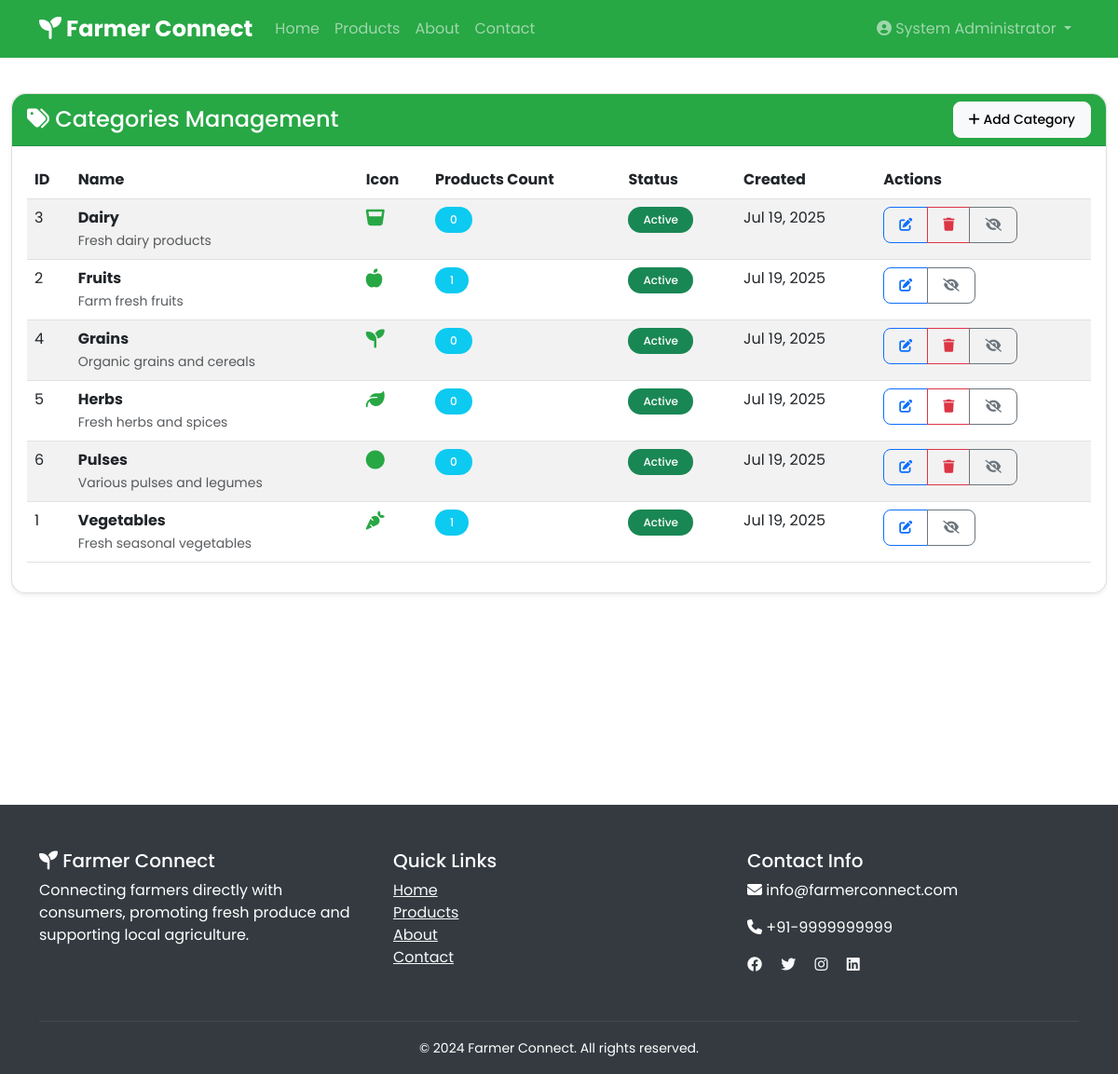
The app's page /admin/categories (signed in) with its own data.
### tables this page shows
CREATE TABLE categories (
            id INTEGER PRIMARY KEY AUTOINCREMENT,
            name VARCHAR(50) UNIQUE NOT NULL,
            description TEXT,
            image VARCHAR(200),
            is_active BOOLEAN DEFAULT 1,
            created_at TIMESTAMP DEFAULT CURRENT_TIMESTAMP
        );

### modules/admin.py (the view)
@admin_bp.route('/categories')
@require_login(['admin'])
def categories():
    conn = get_db_connection()
    categories_list = conn.execute('''
        SELECT c.*, COUNT(p.id) as product_count
        FROM categories c
        LEFT JOIN products p ON c.name = p.category
        GROUP BY c.id
        ORDER BY c.name
    ''').fetchall()
    conn.close()
    return render_template('admin/categories.html', categories=categories_list)

### app.py (called while the page is built, shortened)
def format_date(date_string, format_string='%b %d, %Y'):
    if not date_string:
        return 'Unknown'
    if hasattr(date_string, 'strftime'):
        return date_string.strftime(format_string)
    try:
        dt = datetime.strptime(str(date_string), '%Y-%m-%d %H:%M:%S')
        return dt.strftime(format_string)
    except (ValueError, TypeError):
        try:
            dt = datetime.strptime(str(date_string), '%Y-%m-%d')
            return dt.strftime(format_string)
        except (ValueError, TypeError):
            try:
                dt = datetime.strptime(str(date_string), '%Y-%m-%d %H:%M:%S.%f')
                return dt.strftime(format_string)
            except (ValueError, TypeError):
                return str(date_string)

@app.context_processor
def inject_cart_count():
    return {'cart_count': 0}

### modules/database.py (called while the page is built)
def get_db_connection():
    conn = sqlite3.connect(DATABASE)
    conn.row_factory = sqlite3.Row
    return conn

### modules/utils.py (called while the page is built)
def require_login(user_types=None):
    def decorator(f):
        @wraps(f)
        def decorated_function(*args, **kwargs):
            if 'user_id' not in session:
                flash('Please login to access this page.', 'error')
                return redirect(url_for('auth.login'))
            if user_types and session.get('user_type') not in user_types:
                flash('You do not have permission to access this page.', 'error')
                return redirect(url_for('index'))
            return f(*args, **kwargs)
        return decorated_function
    return decorator

def get_category_icon(category):
    icons = {
        'Vegetables': 'fas fa-carrot',
        'Fruits': 'fas fa-apple-alt',
        'Dairy': 'fas fa-glass-whiskey',
        'Grains': 'fas fa-seedling',
        'Herbs': 'fas fa-leaf',
        'Pulses': 'fas fa-circle',
    }
    return icons.get(category, 'fas fa-shopping-basket')

### templates/admin/categories.html (shortened to what this page needs)
{% extends "base.html" %}
{% block content %}
<div class="container-fluid py-4">
    <div class="row">
        <div class="col-12">
            <div class="card shadow-sm">
                <div class="card-header bg-primary text-white">
                    <div class="d-flex justify-content-between align-items-center">
                        <h4 class="mb-0"><i class="fas fa-tags"></i> Categories Management</h4>
                        <button type="button" class="btn btn-light btn-sm" data-bs-toggle="modal" data-bs-target="#addCategoryModal">
                            <i class="fas fa-plus"></i> Add Category
                        </button>
                    </div>
                </div>
                <div class="card-body">
                    <div class="table-responsive">
                        <table class="table table-striped">
                            <thead>
                                <tr>
                                    <th>ID</th>
                                    <th>Name</th>
                                    <th>Icon</th>
                                    <th>Products Count</th>
                                    <th>Status</th>
                                    <th>Created</th>
                                    <th>Actions</th>
                                </tr>
                            </thead>
                            <tbody>
                                {% for category in categories %}
                                <tr>
                                    <td>{{ category.id }}</td>
                                    <td>
                                        <strong>{{ category.name }}</strong>
                                        {% if category.description %}
                                        <br><small class="text-muted">{{ category.description }}</small>
                                        {% endif %}
                                    </td>
                                    <td>
                                        <i class="{{ get_category_icon(category.name) }} fa-lg text-primary"></i>
                                    </td>
                                    <td>
                                        <span class="badge bg-info">{{ category.product_count or 0 }}</span>
                                    </td>
                                    <td>
                                        {% if category.is_active %}
                                        <span class="badge bg-success">Active</span>
                                        {% else %}
                                        <span class="badge bg-danger">Inactive</span>
                                        {% endif %}
                                    </td>
                                    <td>{{ category.created_at|date_format }}</td>
                                    <td>
                                        <div class="btn-group btn-group-sm">
                                            <button type="button" class="btn btn-outline-primary"
                                                    onclick="editCategory({{ category.id }}, '{{ category.name }}', '{{ category.description or '' }}', {{ category.is_active|tojson }})">
                                                <i class="fas fa-edit"></i>
                                            </button>
                                            {% if category.product_count == 0 %}
                                            <button type="button" class="btn btn-outline-danger"
                                                    onclick="deleteCategory({{ category.id }}, '{{ category.name }}')">
                                                <i class="fas fa-trash"></i>
                                            </button>
                                            {% endif %}
                                            <button type="button" class="btn btn-outline-secondary"
                                                    onclick="toggleCategoryStatus({{ category.id }}, {{ category.is_active|tojson }})">
                                                {% if category.is_active %}
                                                <i class="fas fa-eye-slash"></i>
                                                {% else %}
                                                <i class="fas fa-eye"></i>
                                                {% endif %}
                                            </button>
                                        </div>
                                    </td>
                                </tr>
                                {% endfor %}
                            </tbody>
                        </table>
                    </div>
                </div>
            </div>
        </div>
    </div>
</div>
{% endblock %}

### templates/base.html (style rules this page uses)
* { font-family: 'Poppins', sans-serif; }
:root { --primary-color: #28a745; --secondary-color: #6c757d; --success-color: #28a745; --warning-color: #ffc107; --danger-color: #dc3545; --info-color: #17a2b8; }
.text-primary { color: var(--primary-color) !important; }
.bg-primary { background-color: var(--primary-color) !important; }
.card { border-radius: 15px; box-shadow: 0 0.125rem 0.25rem rgba(0, 0, 0, 0.075); border: 1px solid rgba(0, 0, 0, 0.125); }
.card-header { border-radius: 15px 15px 0 0 !important; background-color: #f8f9fa; border-bottom: 1px solid rgba(0, 0, 0, 0.125); }
.btn { border-radius: 8px; padding: 0.5rem 1rem; font-weight: 500; }
.badge { border-radius: 20px; padding: 0.5rem 1rem; font-weight: 500; }

### records on screen
categories: id "3", name "Dairy", description "Fresh dairy products", product_count "0", is_active "Active", created_at "Jul 19, 2025"
categories: id "2", name "Fruits", description "Farm fresh fruits", is_active "1", shows "Active", created_at "Jul 19, 2025"
categories: id "4", name "Grains", description "Organic grains and cereals", product_count "0", is_active "Active", created_at "Jul 19, 2025"
categories: id "5", name "Herbs", description "Fresh herbs and spices", product_count "0", is_active "Active", created_at "Jul 19, 2025"
categories: id "6", name "Pulses", description "Various pulses and legumes", product_count "0", is_active "Active", created_at "Jul 19, 2025"
categories: id "1", name "Vegetables", description "Fresh seasonal vegetables", product_count "1", is_active "Active", created_at "Jul 19, 2025"

### other values on screen
{{ session.full_name }} "System Administrator"
